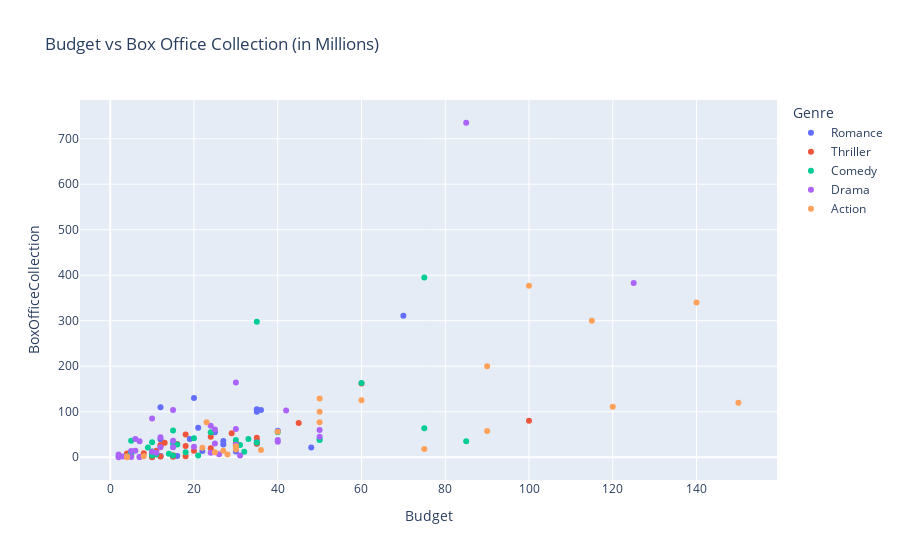

This figure's notebook cell:
### Markdown cell above
# Insight #30 
### This code visualizes the relationship between movie budgets and box office collections in Bollywood, using a scatter plot that colors points by genre.
### This helps to identify trends, such as whether higher budgets correlate with higher box office collections and how different genres perform financially. 
#### The interactivity provided by Plotly allows users to hover over points for additional information, making the analysis more engaging.

### Code cell
import plotly.express as px

fig = px.scatter(bollywood_df, x='Budget', y='BoxOfficeCollection', color='Genre', title='Budget vs Box Office Collection (in Millions)')
fig.show()

### Figure 1 — Plotly figure (JSON) as saved in the notebook; plotly's stock layout.template omitted (floating-point values rounded to 4 significant figures)
{"data": [{"hovertemplate": "Genre=Romance<br>Budget=%{x}<br>BoxOfficeCollection=%{y}<extra></extra>", "legendgroup": "Romance", "marker": {"color": "#636efa", "symbol": "circle"}, "mode": "markers", "name": "Romance", "orientation": "v", "showlegend": true, "type": "scatter", "x": [36, 5, 35, 48, 21, 20, 12, 35, 16, 12, 12, 10, 15, 70, 19, 35, 27, 35, 22, 10, 27, 12, 30, 25, 40], "xaxis": "x", "y": [104, 10.25, 105.5, 21.5, 65, 130, 39.4, 36, 2.5, 110, 2.5, 1.1, 2.13, 311, 40, 100, 28, 30, 14, 5, 35.5, 2, 12.65, 55, 58], "yaxis": "y"}, {"hovertemplate": "Genre=Thriller<br>Budget=%{x}<br>BoxOfficeCollection=%{y}<extra></extra>", "legendgroup": "Thriller", "marker": {"color": "#EF553B", "symbol": "circle"}, "mode": "markers", "name": "Thriller", "orientation": "v", "showlegend": true, "type": "scatter", "x": [10, 60, 10, 12, 12, 12, 30, 5, 8, 10, 24, 45, 18, 35, 20, 15, 24, 10, 16, 18, 15, 4, 29, 100, 35, 15, 18, 11, 13], "xaxis": "x", "y": [12, 162, 3.65, 27.16, 1.5, 25, 32, 5.82, 8.78, 0.24, 45, 75, 50, 29.6, 14.05, 2.58, 20, 4.35, 29, 2, 4.5, 8, 53, 80, 42.7, 1.1, 25, 14.02, 32.1], "yaxis": "y"}, {"hovertemplate": "Genre=Comedy<br>Budget=%{x}<br>BoxOfficeCollection=%{y}<extra></extra>", "legendgroup": "Comedy", "marker": {"color": "#00cc96", "symbol": "circle"}, "mode": "markers", "name": "Comedy", "orientation": "v", "showlegend": true, "type": "scatter", "x": [10, 18, 30, 33, 31, 60, 10, 15, 10, 75, 5, 10, 40, 20, 9, 2, 21, 16, 50, 35, 24, 5, 5, 30, 85, 5, 15, 75, 50, 14, 4, 11, 35, 15, 32, 5], "xaxis": "x", "y": [4, 10.8, 24.6, 40, 27, 163, 6, 58.9, 12.6, 63.7, 11, 32.7, 55, 42, 21.5, 3, 3.75, 28.2, 37.8, 32.5, 55, 2, 36.2, 38, 35, 10, 4, 395, 40, 7.5, 1.5, 6, 298, 30, 12, 11.89], "yaxis": "y"}, {"hovertemplate": "Genre=Drama<br>Budget=%{x}<br>BoxOfficeCollection=%{y}<extra></extra>", "legendgroup": "Drama", "marker": {"color": "#ab63fa", "symbol": "circle"}, "mode": "markers", "name": "Drama", "orientation": "v", "showlegend": true, "type": "scatter", "x": [7, 7, 2, 24, 42, 125, 12, 11, 30, 30, 15, 7, 3, 15, 15, 5, 25, 6, 24, 20, 5, 26, 85, 30, 31, 2, 50, 10, 50, 6, 12, 40, 10, 25, 40], "xaxis": "x", "y": [0.35, 35, 0.01, 69, 103, 383, 44, 10, 62.2, 27.25, 22, 0.5, 1.75, 36, 104, 0.7, 61, 14.3, 10, 23, 13.8, 6.75, 735, 164, 4, 5.9, 60, 12, 45, 40, 22, 34, 85, 30.25, 38], "yaxis": "y"}, {"hovertemplate": "Genre=Action<br>Budget=%{x}<br>BoxOfficeCollection=%{y}<extra></extra>", "legendgroup": "Action", "marker": {"color": "#FFA15A", "symbol": "circle"}, "mode": "markers", "name": "Action", "orientation": "v", "showlegend": true, "type": "scatter", "x": [28, 4, 4, 27, 50, 36, 50, 120, 100, 8, 50, 22, 25, 90, 90, 140, 30, 30, 115, 75, 40, 60, 23, 150], "xaxis": "x", "y": [6, 1.8, 0.09, 14.3, 76.7, 16, 129, 111, 377, 2, 100, 21, 11, 200, 57.45, 340, 16.8, 24, 300, 18.2, 56, 125, 77, 120], "yaxis": "y"}], "layout": {"autosize": true, "legend": {"title": {"text": "Genre"}, "tracegroupgap": 0}, "title": {"text": "Budget vs Box Office Collection (in Millions)"}, "xaxis": {"anchor": "y", "autorange": true, "domain": [0, 1], "range": [-6.998, 159.0], "title": {"text": "Budget"}, "type": "linear"}, "yaxis": {"anchor": "x", "autorange": true, "domain": [0, 1], "range": [-60.64, 795.7], "title": {"text": "BoxOfficeCollection"}, "type": "linear"}}}
